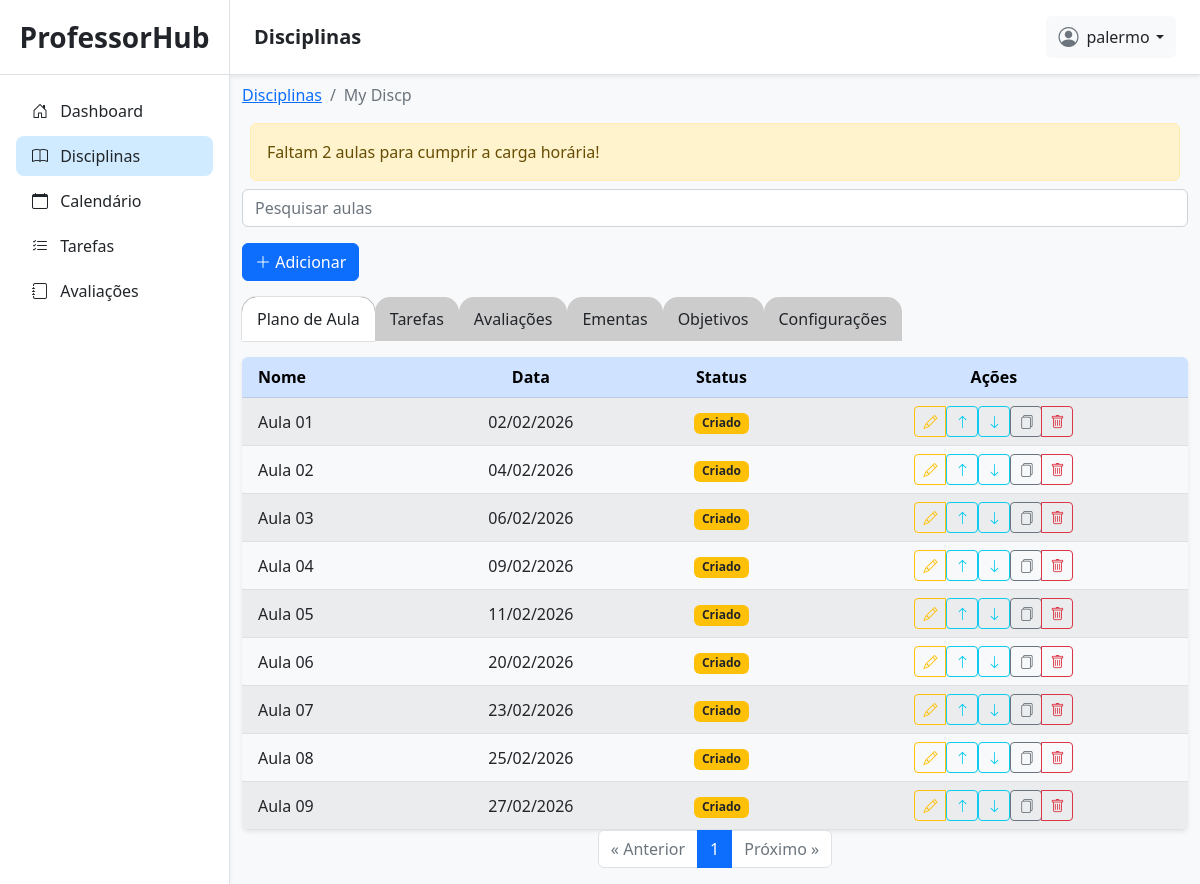
/disciplinas/36/planos/ (signed in), run on the app's committed database.
### planner/models.py (models this page shows, shortened)
class Disciplina(models.Model):
    PERIODO = [
        ('semestral', 'semestral'),
        ('anual', 'anual'),
    ]
    user = models.ForeignKey(User, on_delete=models.CASCADE, related_name='disciplinas')
    calendario = models.ForeignKey(CalendarioLetivo, on_delete=models.CASCADE, related_name='disciplinas')
    nome = models.CharField(max_length=100)
    periodo = models.CharField(max_length=20, choices=PERIODO)
    carga_horaria = models.PositiveIntegerField()
    aviso = models.CharField(max_length=100, default='')

class PlanoAula(models.Model):
    STATUS_CHOICES = [
        ('pendente', 'Pendente'),
        ('criado', 'Criado'),
        ('nao_planejada', 'Não planejada'),
        ('planejada', 'Planejada'),
        ('material_em_desenvolvimento', 'Material em desenvolvimento'),
        ('material_concluido', 'Material concluído'),
    ]
    disciplina = models.ForeignKey(Disciplina, on_delete=models.CASCADE, related_name='planos')
    data = models.DateField()
    titulo = models.CharField(max_length=100)
    objetivos = models.TextField(default='')
    conteudos = models.TextField(default='')
    status = models.CharField(max_length=50, choices=STATUS_CHOICES, default='criado')
    num_aulas = models.PositiveIntegerField(default=2)

### planner/views.py (the view, shortened to what this page needs)
# urls.py: path('disciplinas/<int:id>/planos/', disciplina_planos, name='disciplina_planos'),
@login_required(login_url='/login/')
def disciplina_planos(request, id):
    disciplina = get_object_or_404(Disciplina, id=id, user=request.user)
    aulas = disciplina.planos.all().order_by('data')
    paginator = Paginator(aulas, 10)
    page_number = request.GET.get('page-aulas', 1)
    aulas_page = paginator.get_page(page_number)
    dias_selecionados = get_dias_aula_na_semana_disciplina(disciplina)
    aulas_dias_selecionados = disciplina.planos.values_list('num_aulas', flat=True)
    dias = {
        'segunda': 0,
        'terca': 0,
        'quarta': 0,
        'quinta': 0,
        'sexta': 0,
    }
    for dia, num_aulas in zip(dias_selecionados, aulas_dias_selecionados):
        dias[dia] = num_aulas
    criar_aviso_se_faltar_aulas(disciplina)
    return render(request, 'planner/disciplinas/disciplina_planos.html', {
        'disciplina': disciplina,
        'aulas': aulas_page
    })

### planner/templates/planner/disciplinas/disciplina_planos.html (shortened to what this page needs)
{% extends 'planner/base.html' %}
{% load static %}
{% block titlenavbar %}
Disciplinas
{% endblock %}
{% block content %}
<div class="container my-2">
    <nav aria-label="breadcrumb">
        <ol class="breadcrumb">
            <li class="breadcrumb-item"><a href="{% url 'disciplinas' %}">Disciplinas</a></li>
            <li class="breadcrumb-item active" aria-current="page">{{ disciplina.nome }}</li>
        </ol>
    </nav>
    {% if disciplina.aviso %}
        <div class="alert alert-warning m-2" role="alert">
            {{ disciplina.aviso }}
        </div>
    {% endif %}
    <form class="mb-3">
        <div class="d-flex gap-3 flex-wrap align-items-center">
            <input type="email" class="form-control flex-grow-1" id="exampleInputEmail1" aria-describedby="emailHelp"
                placeholder="Pesquisar aulas">
            <button type="button" class="btn btn-primary" data-bs-toggle="modal" data-bs-target="#modalAdicionarPlano">
                <i class="bi bi-plus-lg"></i> Adicionar
            </button>
        </div>
    </form>
    <div class="abas-disciplinas">
        <div class="aba active">
            <a href="{% url 'disciplina_planos' disciplina.id %}" class="nav-link">
                <span class="d-none d-sm-inline">Plano de Aula</span>
            </a>
        </div>
        <div class="aba">
            <a href="{% url 'disciplina_tarefas' disciplina.id %}" class="nav-link">Tarefas</a>
        </div>
        <div class="aba">
            <a href="{% url 'disciplina_avaliacoes' disciplina.id %}" class="nav-link">Avaliações</a>
        </div>
        <div class="aba">
            <a href="{% url 'disciplina_ementas' disciplina.id %}" class="nav-link">Ementas</a>
        </div>
        <div class="aba">
            <a href="{% url 'disciplina_objetivos' disciplina.id %}" class="nav-link">Objetivos</a>
        </div>
        <div class="aba">
            <a href="{% url 'disciplina_configuracoes' disciplina.id %}" class="nav-link">Configurações</a>
        </div>
    </div>
    <div class="table-responsive mt-3 shadow-sm rounded">
        <table class="table table-striped table-hover mb-0">
            <thead class="table-primary text-center align-middle">
                <tr>
                    <th scope="col" class="text-start ps-3">Nome</th>
                    <th scope="col" class="text-center">Data</th>
                    <th scope="col" class="text-center">Status</th>
                    <th scope="col" class="text-center">Ações</th>
                </tr>
            </thead>
            <tbody class="align-middle">
                {% for aula in aulas %}
                <tr>
                    <td class="text-start ps-3">{{ aula.titulo }}</td>
                    <td class="text-center">{{ aula.data|date:'d/m/Y' }}</td>
                    <td class="text-center">
                        {% if aula.status == 'pendente' %}
                            <span class="badge bg-danger">{{ aula.get_status_display }}</span>
                        {% elif aula.status == 'criado' %}
                            <span class="badge bg-warning text-dark">{{ aula.get_status_display }}</span>
                        {% elif aula.status == 'nao_planejada' %}
                            <span class="badge bg-secondary">{{ aula.get_status_display }}</span>
                        {% elif aula.status == 'planejada' %}
                            <span class="badge bg-info text-dark">{{ aula.get_status_display }}</span>
                        {% elif aula.status == 'material_em_desenvolvimento' %}
                            <span class="badge bg-primary">{{ aula.get_status_display }}</span>
                        {% elif aula.status == 'material_concluido' %}
                            <span class="badge bg-success">{{ aula.get_status_display }}</span>
                        {% endif %}
                    </td>
                    <td class="text-center">
                        <div class="btn-group btn-group-sm" role="group">
                            <button
                                class="btn btn-outline-warning btnEditarPlano"
                                data-bs-toggle="modal"
                                data-bs-target="#modalEditarPlano"
                                data-id="{{ aula.id }}"
                                data-titulo="{{ aula.titulo }}"
                                data-disciplina-id="{{ disciplina.id }}"
                                data-objetivo="{{ aula.objetivos }}"
                                data-conteudo="{{ aula.conteudos }}"
                                data-status="{{ aula.status }}"
                                data-data="{{ aula.data|date:'Y-m-d' }}"
                                title="Editar plano">
                                <i class="bi bi-pencil"></i>
                            </button>
                            <form method="post" action="{% url 'disciplina_planos_swap' disciplina.id aula.id 'up' %}" style="display: inline;">
                                <button
                                    type="submit"
                                    class="btn btn-outline-info btn-sm"
                                    title="Mover para cima">
                                    <i class="bi bi-arrow-up"></i>
                                </button>
                            </form>
                            <form method="post" action="{% url 'disciplina_planos_swap' disciplina.id aula.id 'down' %}" style="display: inline;">
                                <button
                                    type="submit"
                                    class="btn btn-outline-info btn-sm"
                                    title="Mover para baixo">
                                    <i class="bi bi-arrow-down"></i>
                                </button>
                            </form>
                            <form method="post" action="{% url 'disciplina_planos_duplicar' disciplina.id aula.id %}" style="display: inline;">
                                <button
                                    type="submit"
                                    class="btn btn-outline-secondary btn-sm"
                                    title="Duplicar plano">
                                    <i class="bi bi-files"></i>
                                </button>
                            </form>
                            <button
                                class="btn btn-outline-danger btnExcluirPlano"
                                data-bs-toggle="modal"
                                data-bs-target="#modalExcluirPlano"
                                data-id="{{ aula.id }}"
                                data-titulo="{{ aula.titulo }}"
                                data-disciplina-id="{{ disciplina.id }}"
                                title="Excluir plano">
                                <i class="bi bi-trash"></i>
                            </button>
                        </div>
                    </td>
                </tr>
                {% endfor %}
            </tbody>
        </table>
    </div>
    <nav aria-label="Page navigation">
        <ul class="pagination justify-content-center">
            {% if aulas.has_previous %}
            <li class="page-item">
                <a class="page-link" href="?page-aulas={{ aulas.previous_page_number }}" aria-label="Previous">
                    <span aria-hidden="true">&laquo; Anterior</span>
                </a>
            </li>
            {% else %}
            <li class="page-item disabled">
                <span class="page-link">&laquo; Anterior</span>
            </li>
            {% endif %}
            {% for num in aulas.paginator.page_range %}
            {% if num == aulas.number %}
            <li class="page-item active" aria-current="page">
                <span class="page-link">{{ num }}</span>
            </li>
            {% else %}
            <li class="page-item">
                <a class="page-link" href="?page-aulas={{ num }}">{{ num }}</a>
            </li>
            {% endif %}
            {% endfor %}
            {% if aulas.has_next %}
            <li class="page-item">
                <a class="page-link" href="?page-aulas={{ aulas.next_page_number }}" aria-label="Next">
                    <span aria-hidden="true">Próximo &raquo;</span>
                </a>
            </li>
            {% else %}
            <li class="page-item disabled">
                <span class="page-link">Próximo &raquo;</span>
            </li>
            {% endif %}
        </ul>
    </nav>
</div>
{% endblock %}

### planner/templates/planner/base.html (shortened to what this page needs)
{% load static %}
<!doctype html>
<html lang="en">
<head>
    <link href="https://cdn.jsdelivr.net/npm/bootstrap@5.2.3/dist/css/bootstrap.min.css" rel="stylesheet"
>
    <link rel="stylesheet" href="https://cdn.jsdelivr.net/npm/bootstrap-icons@1.13.1/font/bootstrap-icons.min.css">
    <link rel="stylesheet" href="{% static 'css/planner/base.css' %}">
</head>
<body class="bg-light">
    <div class="container-fluid p-0">
        <div class="sidebar p-0 position-relative shadow-sm">
            <div class="sidebar-header py-3 px-3 text-center border-bottom">
                <a class="nav-link fs-3 fw-semibold text-dark" href="/">ProfessorHub</a>
            </div>
            <div class="d-flex flex-column justify-content-between pb-4" style="height: 90%;">
                <div class="sidebar-content">
                    <ul class="list-group mx-3 mt-3">
                        <li class="list-group-item {% if '/dashboard/' in request.path %}item-active{% endif %}">
                            <a href="{% url 'admin_dashboard' %}" class="text-decoration-none d-block text-dark">
                                <i class="bi bi-house-door me-2"></i> Dashboard
                            </a>
                        </li>
                        <li class="list-group-item {% if '/disciplinas/' in request.path %}item-active{% endif %}">
                            <a href="{% url 'disciplinas' %}" class="text-decoration-none d-block text-dark">
                                <i class="bi bi-book me-2"></i> Disciplinas
                            </a>
                        </li>
                        <li class="list-group-item {% if '/calendarios/' in request.path %}item-active{% endif %}">
                            <a href="{% url 'calendarios' %}" class="text-decoration-none d-block text-dark">
                                <i class="bi bi-calendar me-2"></i> Calendário
                            </a>
                        </li>
                        <li class="list-group-item {% if '/tarefas/' in request.path and '/disciplinas/' not in request.path %}item-active{% endif %}">
                            <a href="{% url 'tarefas' %}" class="text-decoration-none d-block text-dark">
                                <i class="bi bi-list-check me-2"></i> Tarefas
                            </a>
                        </li>
                        <li class="list-group-item {% if '/avaliacoes/' in request.path and '/disciplinas/' not in request.path %}item-active{% endif %}">
                            <a href="{% url 'avaliacoes' %}" class="text-decoration-none d-block text-dark">
                                <i class="bi bi-journal me-2"></i> Avaliações
                            </a>
                        </li>
                    </ul>
                </div>
            </div>
        </div>
        <div class="content-page p-0">
            <div class="navbar bg-white shadow-sm position-sticky top-0 px-4 py-3 border-bottom d-flex justify-content-between align-items-center"
                style="z-index: 900;">
                <div class="d-flex align-items-center gap-3">
                    <h5 class="mb-0 fw-semibold text-dark">
                        {% block titlenavbar %}
                        {% endblock %}
                    </h5>
                </div>
                <div class="dropdown">
                    <button class="btn btn-light border-0 d-flex align-items-center gap-2" type="button"
                        id="dropdownMenuButton1" data-bs-toggle="dropdown" aria-expanded="false">
                        <i class="bi bi-person-circle fs-5 text-secondary"></i>
                        <span class="dropdown-toggle text-dark">{{ request.user }}</span>
                    </button>
                </div>
            </div>
            {% block content %}
            {% endblock %}
        </div>
</body>
</html>

### data on the page
Disciplina: nome "My Discp", aviso "Faltam 2 aulas para cumprir a carga horária!"
PlanoAula: titulo "Aula 01", data "02/02/2026", status "Criado"
PlanoAula: titulo "Aula 02", data "04/02/2026", status "Criado"
PlanoAula: titulo "Aula 03", data "06/02/2026", status "Criado"
PlanoAula: titulo "Aula 04", data "09/02/2026", status "Criado"
PlanoAula: titulo "Aula 05", data "11/02/2026", status "Criado"
PlanoAula: titulo "Aula 06", data "20/02/2026", status "Criado"
PlanoAula: titulo "Aula 07", data "23/02/2026", status "Criado"
PlanoAula: titulo "Aula 08", data "25/02/2026", status "Criado"
PlanoAula: titulo "Aula 09", data "27/02/2026", status "Criado"

### other printed values
{{ request.user }} "palermo"
{{ num }} "1"
